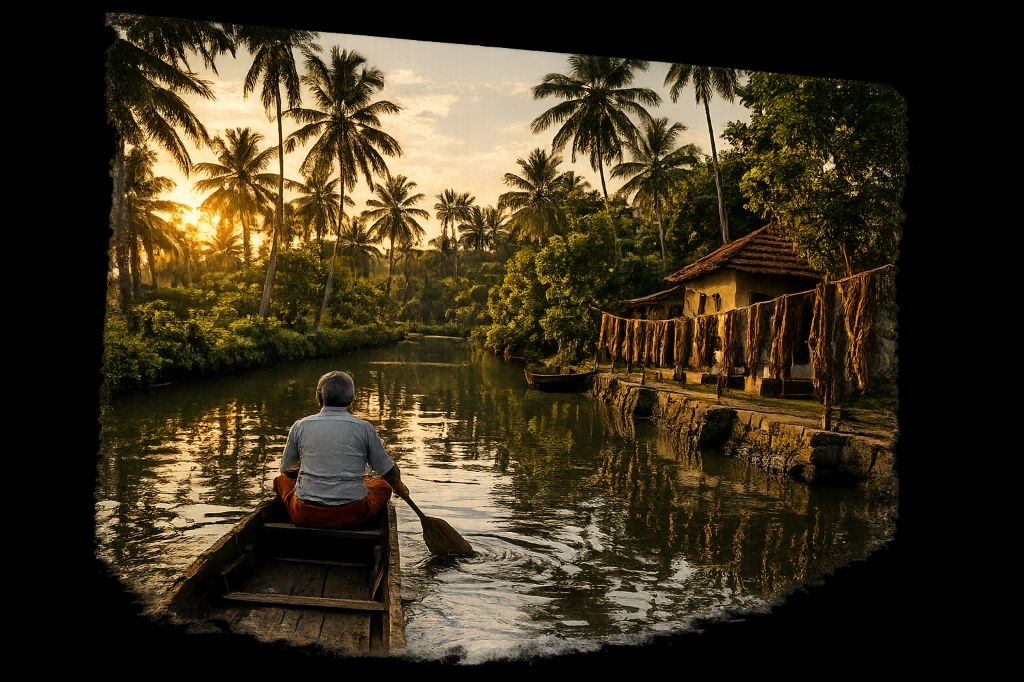
#> input picture p4.JPG, 1024 x 682 px, found by its file name
$ python find_p4_jpg_bbox.py
#> lines starting #> are read from the running program, lines starting #| are printed output that depends on the picture; after the words box and inside, x2 and y2 are one past the last pixel; in counts of white or black regions, pixels touching at a corner belong together
from PIL import Image
import numpy as np

img = Image.open('p4.JPG')
#> img is the input picture: PIL image 1024x682 RGB; mean R, G, B 59.3, 49.3, 30
w, h = img.size
#> w = 1024; h = 682
pixels = np.array(img)

# We define non-black as any pixel where at least one channel is > 15
non_black_mask = np.any(pixels > 15, axis=2)
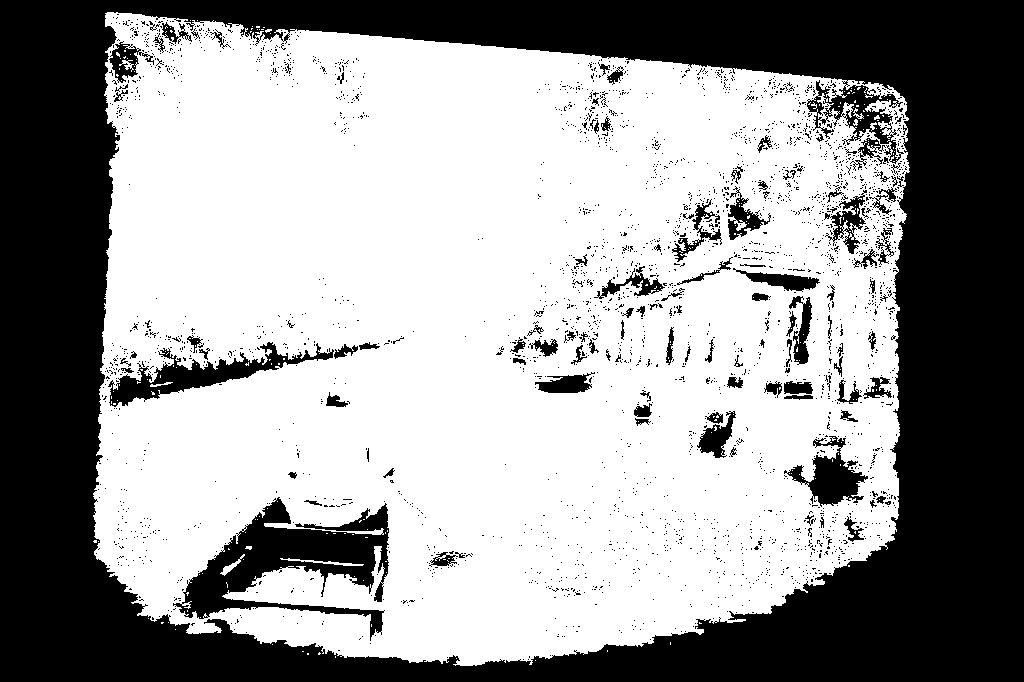
#> non_black_mask: shape (682, 1024) bool; 60.3% white; 2927 black regions (2811 under 20 px), largest, box (x1, y1, x2, y2) and area: (0, 0, 1024, 682) 239345, (173, 497, 389, 641) 11599, (108, 342, 334, 407) 3992

# Find coordinates where non_black_mask is True
y_indices, x_indices = np.where(non_black_mask)

if len(y_indices) > 0 and len(x_indices) > 0:
    min_y, max_y = np.min(y_indices), np.max(y_indices)
#> min_y = 12; max_y = 665
    min_x, max_x = np.min(x_indices), np.max(x_indices)
#> min_x = 93; max_x = 909
    print(f"Content Bounding Box in p4.JPG:")
    print(f"Left: {min_x} px (Inset: {min_x})")
#| Left: 93 px (Inset: 93)
    print(f"Right: {max_x} px (Inset from right: {w - 1 - max_x})")
#| Right: 909 px (Inset from right: 114)
    print(f"Top: {min_y} px (Inset: {min_y})")
#| Top: 12 px (Inset: 12)
    print(f"Bottom: {max_y} px (Inset from bottom: {h - 1 - max_y})")
#| Bottom: 665 px (Inset from bottom: 16)
    print(f"Opaque content width: {max_x - min_x + 1} px")
#| Opaque content width: 817 px
    print(f"Opaque content height: {max_y - min_y + 1} px")
#| Opaque content height: 654 px
else:
    print("No non-black content found in p4.JPG!")

$ run again, with boutique.png saved as p4.JPG
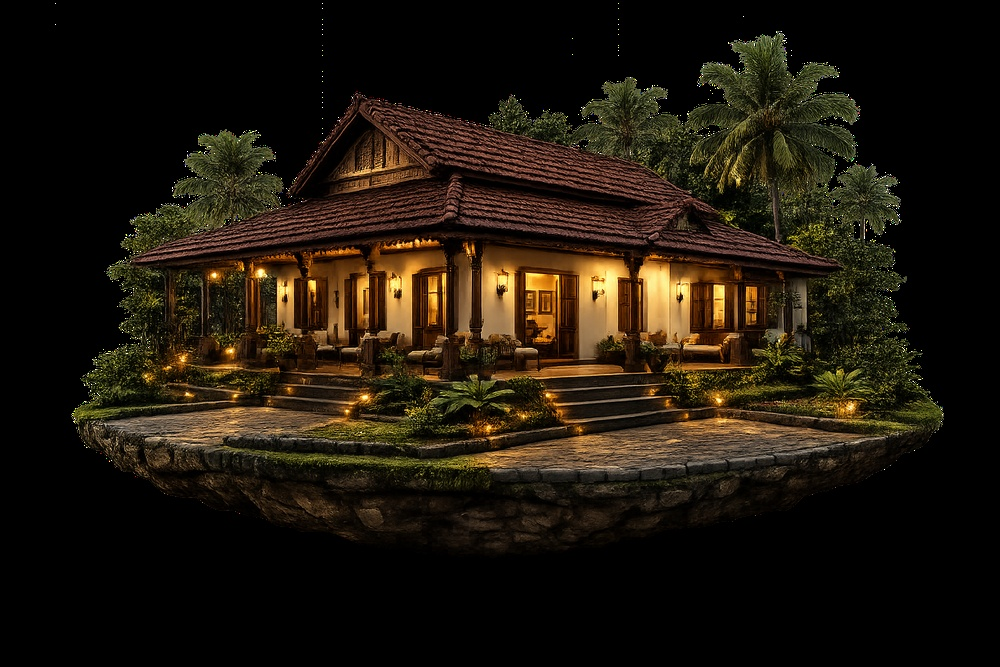
#> input picture boutique.png, 1000 x 667 px, shrunk from 1536 x 1024 before the run, found by its file name
#> img is the input picture: PIL image 1000x667 RGB; mean R, G, B 30.6, 22.9, 12.3
#> `non_black_mask = np.any(pixels > 15, axis=2)`:
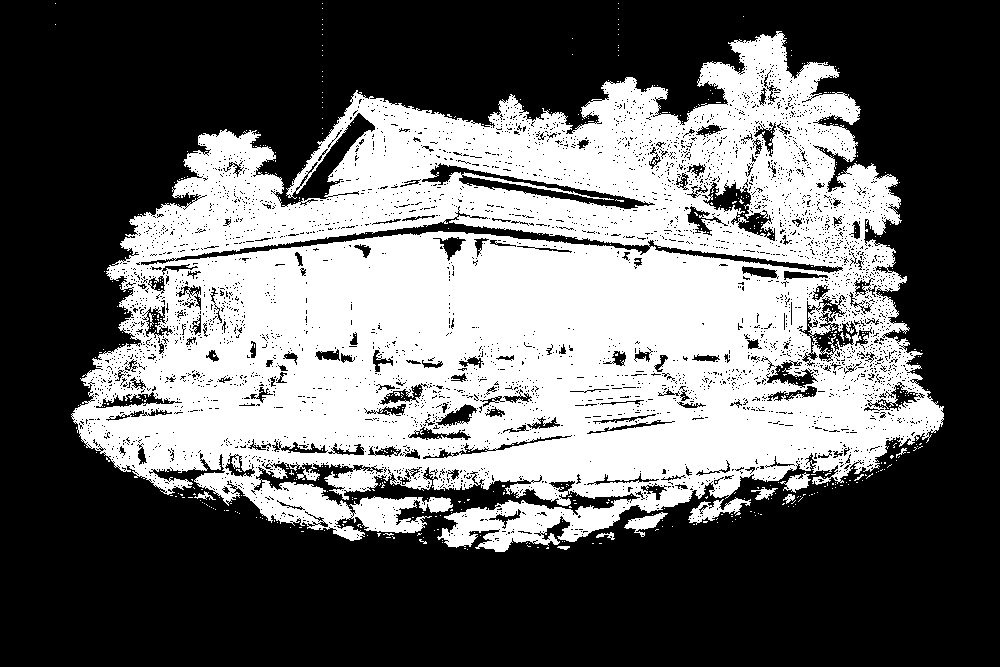
#> non_black_mask: shape (667, 1000) bool; 39.9% white; 551 white regions (538 under 20 px), largest, box (x1, y1, x2, y2) and area: (71, 31, 944, 552) 262803, (688, 497, 751, 525) 684, (624, 512, 668, 537) 424
#> min_y = 3; max_y = 551
#> min_x = 55; max_x = 943
#| Left: 55 px (Inset: 55)
#| Right: 943 px (Inset from right: 56)
#| Top: 3 px (Inset: 3)
#| Bottom: 551 px (Inset from bottom: 115)
#| Opaque content width: 889 px
#| Opaque content height: 549 px

$ run again, with kayak.png saved as p4.JPG
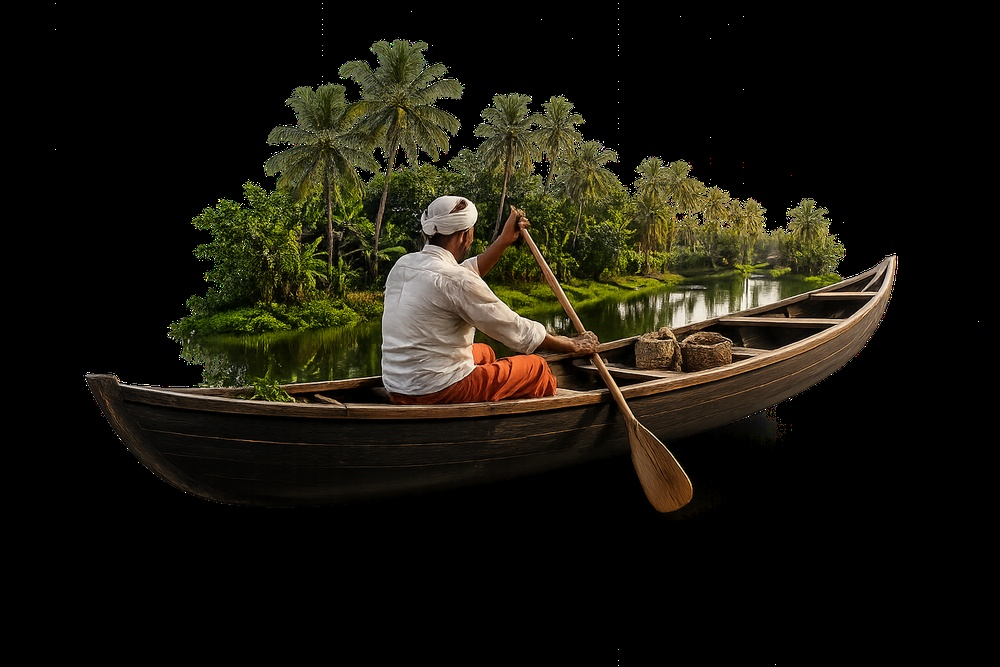
#> input picture kayak.png, 1000 x 667 px, shrunk from 1536 x 1024 before the run, found by its file name
#> img is the input picture: PIL image 1000x667 RGB; mean R, G, B 24.6, 22, 13.1
#> `non_black_mask = np.any(pixels > 15, axis=2)`:
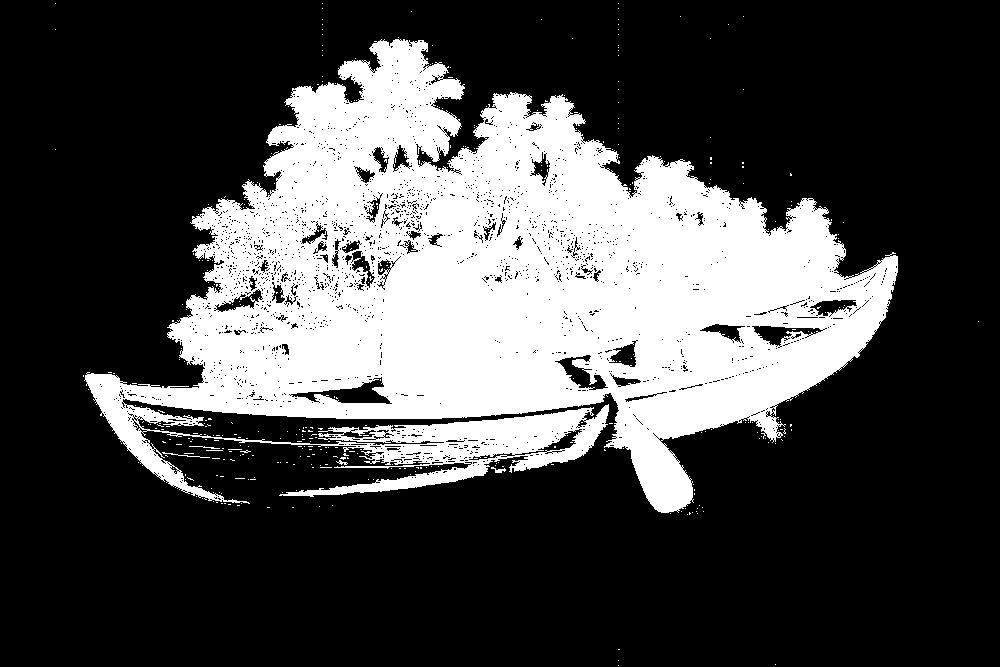
#> non_black_mask: shape (667, 1000) bool; 28.6% white; 385 white regions (380 under 20 px), largest, box (x1, y1, x2, y2) and area: (84, 39, 898, 513) 189727, (162, 452, 210, 458) 53, (491, 467, 506, 473) 44, (189, 446, 220, 449) 35, (336, 460, 348, 465) 26
#> min_y = 3; max_y = 665
#> min_x = 55; max_x = 978
#| Left: 55 px (Inset: 55)
#| Right: 978 px (Inset from right: 21)
#| Top: 3 px (Inset: 3)
#| Bottom: 665 px (Inset from bottom: 1)
#| Opaque content width: 924 px
#| Opaque content height: 663 px
